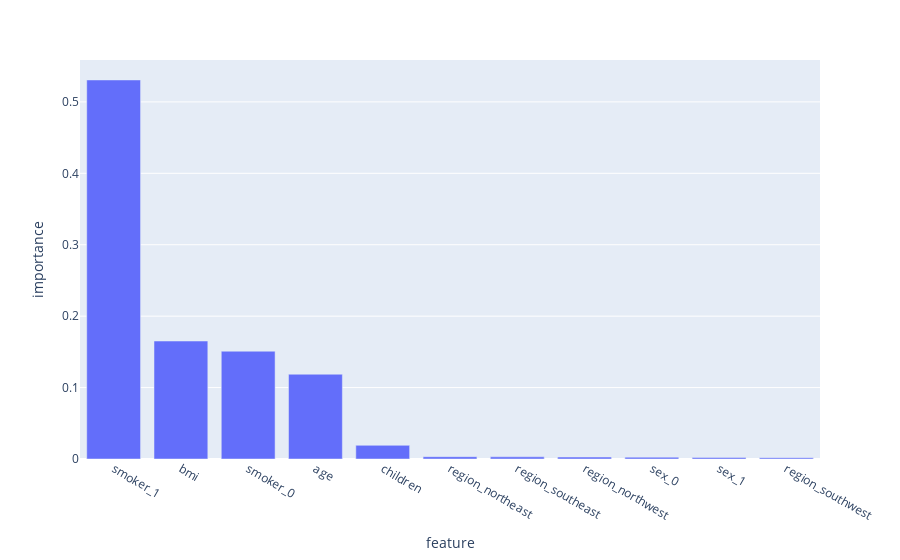

Source (notebook cell):
### Code cell
fig.show() # wykres pokazujący jaki wpływ na koszty mają poszczególne cechy objaśniające

### Figure 1 — Plotly figure (JSON) as saved in the notebook; plotly's stock layout.template omitted (floating-point values rounded to 4 significant figures)
{"data": [{"alignmentgroup": "True", "hovertemplate": "feature=%{x}<br>importance=%{y}<extra></extra>", "legendgroup": "", "marker": {"color": "#636efa", "pattern": {"shape": ""}}, "name": "", "offsetgroup": "", "orientation": "v", "showlegend": false, "textposition": "auto", "type": "bar", "x": ["smoker_1", "bmi", "smoker_0", "age", "children", "region_northeast", "region_southeast", "region_northwest", "sex_0", "sex_1", "region_southwest"], "xaxis": "x", "y": [0.5307, 0.1652, 0.1509, 0.1187, 0.01915, 0.003209, 0.003031, 0.002699, 0.002525, 0.002023, 0.001799], "yaxis": "y"}], "layout": {"barmode": "relative", "legend": {"tracegroupgap": 0}, "margin": {"t": 60}, "xaxis": {"anchor": "y", "domain": [0, 1], "title": {"text": "feature"}}, "yaxis": {"anchor": "x", "domain": [0, 1], "title": {"text": "importance"}}}}
